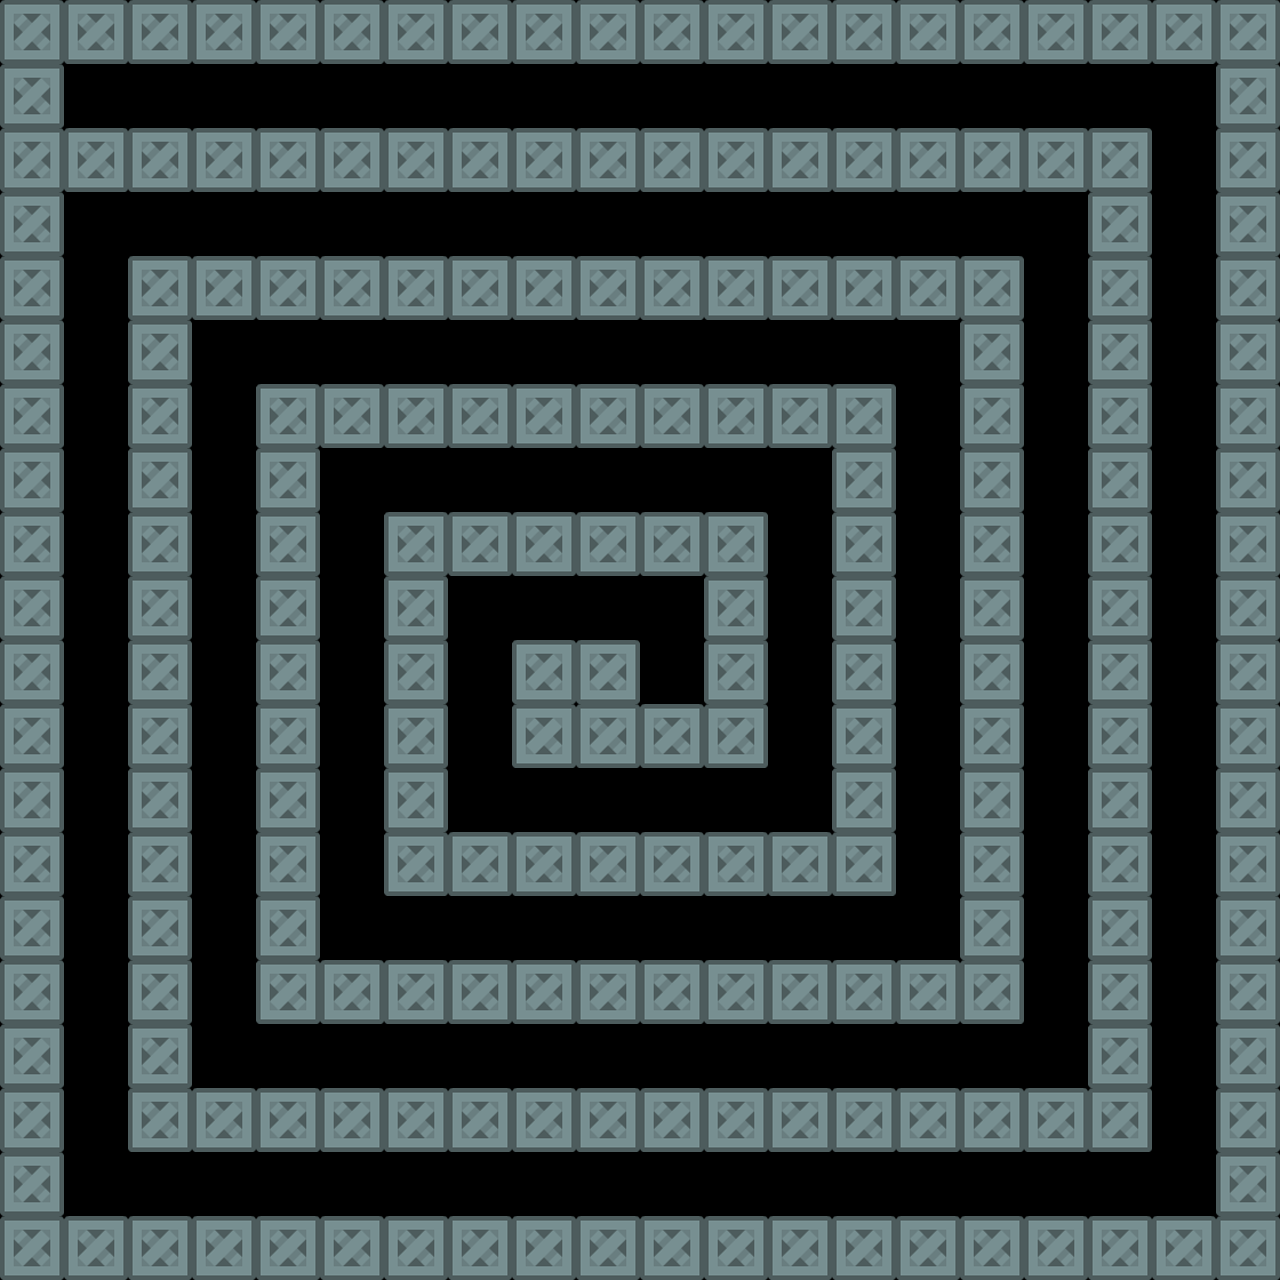

The image is a tile-based game level rendered from a .tmx file. Its description and complete source (layers, tilesets, objects, tile grids) follow:
An orthogonal 20x20 tile map with 64x64 px tiles, 1 tile layer (Tileset) and 9 objects (4x EnemyTank, 3x BonusOil, Player, BonusRocket).

<map version="1.4" tiledversion="1.4.3" orientation="orthogonal" renderorder="right-down" width="20" height="20" tilewidth="64" tileheight="64" infinite="0" nextlayerid="3" nextobjectid="10">
 <tileset firstgid="1" name="tileset" tilewidth="64" tileheight="64" tilecount="100" columns="10">
  <image source="tiles/tileset.png" width="640" height="640" />
 </tileset>
 <layer id="1" name="Tileset" width="20" height="20">
  <data encoding="csv">
1,1,1,1,1,1,1,1,1,1,1,1,1,1,1,1,1,1,1,1,
1,0,0,0,0,0,0,0,0,0,0,0,0,0,0,0,0,0,0,1,
1,1,1,1,1,1,1,1,1,1,1,1,1,1,1,1,1,1,0,1,
1,0,0,0,0,0,0,0,0,0,0,0,0,0,0,0,0,1,0,1,
1,0,1,1,1,1,1,1,1,1,1,1,1,1,1,1,0,1,0,1,
1,0,1,0,0,0,0,0,0,0,0,0,0,0,0,1,0,1,0,1,
1,0,1,0,1,1,1,1,1,1,1,1,1,1,0,1,0,1,0,1,
1,0,1,0,1,0,0,0,0,0,0,0,0,1,0,1,0,1,0,1,
1,0,1,0,1,0,1,1,1,1,1,1,0,1,0,1,0,1,0,1,
1,0,1,0,1,0,1,0,0,0,0,1,0,1,0,1,0,1,0,1,
1,0,1,0,1,0,1,0,1,1,0,1,0,1,0,1,0,1,0,1,
1,0,1,0,1,0,1,0,1,1,1,1,0,1,0,1,0,1,0,1,
1,0,1,0,1,0,1,0,0,0,0,0,0,1,0,1,0,1,0,1,
1,0,1,0,1,0,1,1,1,1,1,1,1,1,0,1,0,1,0,1,
1,0,1,0,1,0,0,0,0,0,0,0,0,0,0,1,0,1,0,1,
1,0,1,0,1,1,1,1,1,1,1,1,1,1,1,1,0,1,0,1,
1,0,1,0,0,0,0,0,0,0,0,0,0,0,0,0,0,1,0,1,
1,0,1,1,1,1,1,1,1,1,1,1,1,1,1,1,1,1,0,1,
1,0,0,0,0,0,0,0,0,0,0,0,0,0,0,0,0,0,0,1,
1,1,1,1,1,1,1,1,1,1,1,1,1,1,1,1,1,1,1,1
</data>
 </layer>
 <objectgroup id="2" name="Objects">
  <object id="1" name="Player" type="Player" x="67.7953" y="75.5746" width="48" height="48" />
  <object id="2" name="Enemy 1" type="EnemyTank" x="1156.89" y="136.253" width="48" height="48">
   <properties>
    <property name="move_x" type="int" value="1" />
    <property name="move_y" type="int" value="0" />
   </properties>
  </object>
  <object id="3" name="Enemy 2" type="EnemyTank" x="1156.89" y="1096.21" width="48" height="48">
   <properties>
    <property name="move_x" type="int" value="1" />
    <property name="move_y" type="int" value="0" />
   </properties>
  </object>
  <object id="4" name="Enemy 3" type="EnemyTank" x="134.697" y="1158.45" width="48" height="48">
   <properties>
    <property name="move_x" type="int" value="0" />
    <property name="move_y" type="int" value="1" />
   </properties>
  </object>
  <object id="5" name="Enemy 4" type="EnemyTank" x="70.907" y="260.721" width="48" height="48">
   <properties>
    <property name="move_x" type="int" value="1" />
    <property name="move_y" type="int" value="0" />
   </properties>
  </object>
  <object id="6" name="BonusRocket 1" type="BonusRocket" x="198.487" y="67.7953" width="48" height="48" />
  <object id="7" name="BonusOil 1" type="BonusOil" x="645.017" y="645.017" width="48" height="48" />
  <object id="8" name="BonusOil 2" type="BonusOil" x="646.573" y="579.671" width="48" height="48" />
  <object id="9" name="BonusOil 3" type="BonusOil" x="1160" y="1158.45" width="48" height="48" />
 </objectgroup>
</map>